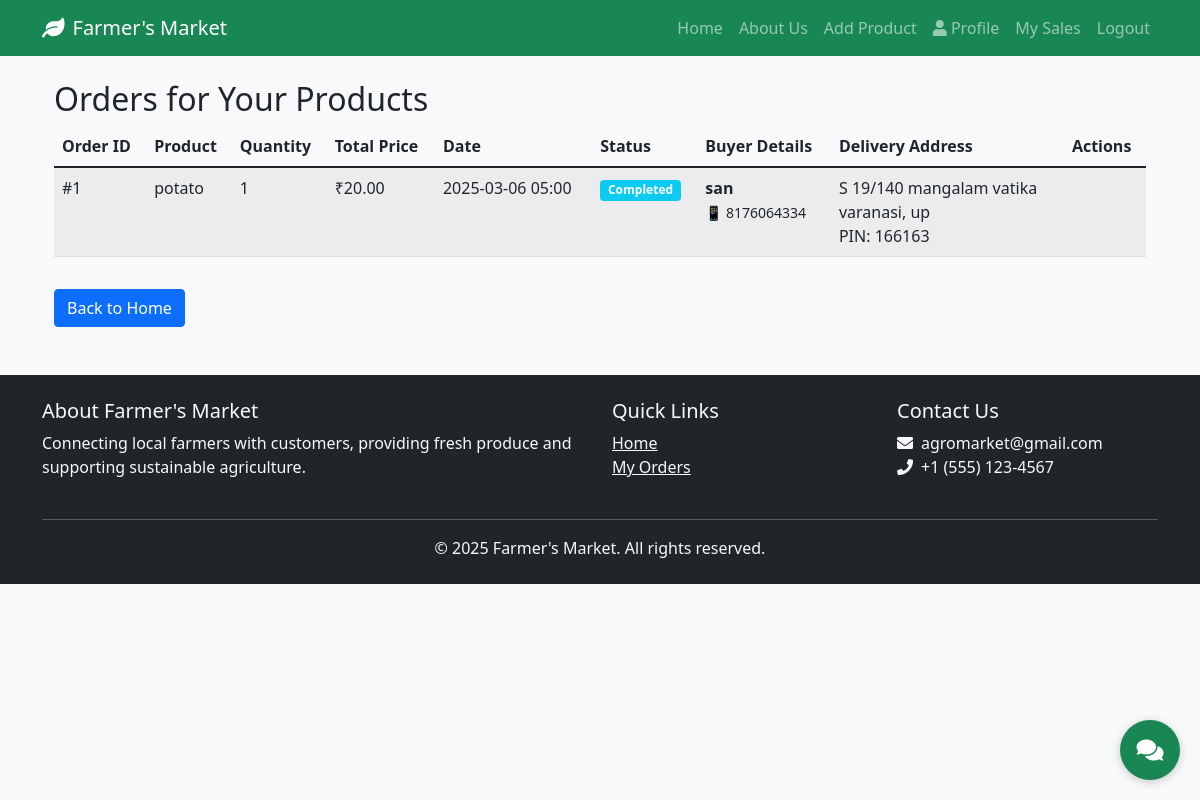
Screenshot of /my_orders (signed in) with the database file from the repository.
### app.py (models this page shows, shortened)
class Order(db.Model):
    id = db.Column(db.Integer, primary_key=True)
    product_id = db.Column(db.Integer, db.ForeignKey('product.id'), nullable=False)
    buyer_id = db.Column(db.Integer, db.ForeignKey('user.id'), nullable=False)
    quantity = db.Column(db.Integer, nullable=False)
    total_price = db.Column(db.Float, nullable=False)
    order_date = db.Column(db.DateTime, nullable=False, default=datetime.utcnow)
    status = db.Column(db.String(20), nullable=False, default='pending')
    delivery_street = db.Column(db.String(200))
    delivery_city = db.Column(db.String(100))
    delivery_state = db.Column(db.String(100))
    delivery_pincode = db.Column(db.String(6))
    delivery_phone = db.Column(db.String(10))
    product = db.relationship('Product', backref='orders')
    buyer = db.relationship('User', backref='purchases')
    STATUS_PENDING = 'pending'
    STATUS_ACCEPTED = 'accepted'
    STATUS_REJECTED = 'rejected'
    STATUS_COMPLETED = 'completed'

class Product(db.Model):
    id = db.Column(db.Integer, primary_key=True)
    name = db.Column(db.String(100), nullable=False)
    description = db.Column(db.Text, nullable=False)
    price = db.Column(db.Float, nullable=False)
    quantity = db.Column(db.Integer, nullable=False)
    category = db.Column(db.String(50), nullable=False)
    image_url = db.Column(db.String(200))
    seller_id = db.Column(db.Integer, db.ForeignKey('user.id'), nullable=False)

class User(UserMixin, db.Model):
    id = db.Column(db.Integer, primary_key=True)
    username = db.Column(db.String(80), unique=True, nullable=False)
    email = db.Column(db.String(120), unique=True, nullable=False)
    password_hash = db.Column(db.String(120), nullable=False)
    is_farmer = db.Column(db.Boolean, default=False)
    street_address = db.Column(db.String(200))
    city = db.Column(db.String(100))
    state = db.Column(db.String(100))
    pincode = db.Column(db.String(6))
    phone = db.Column(db.String(10))
    products = db.relationship('Product', backref='seller', lazy=True)
    chat_messages = db.relationship('ChatMessage', backref='user', lazy=True)

### app.py (the view)
@app.route('/my_orders')
@login_required
def my_orders():
    if current_user.is_farmer:
        products = Product.query.filter_by(seller_id=current_user.id).all()
        product_ids = [p.id for p in products]
        orders = Order.query.filter(Order.product_id.in_(product_ids)).all()
    else:
        orders = Order.query.filter_by(buyer_id=current_user.id).all()
    return render_template('my_order.html', orders=orders)

### app.py (called while the page is built)
@login_manager.user_loader
def load_user(user_id):
    return User.query.get(int(user_id))

### templates/my_order.html (shortened to what this page needs)
{% extends "base.html" %}
{% block content %}
<div class="container mt-4">
    <h2>{% if current_user.is_farmer %}Orders for Your Products{% else %}My Orders{% endif %}</h2>
    {% if orders %}
    <div class="table-responsive">
        <table class="table table-striped">
            <thead>
                <tr>
                    <th>Order ID</th>
                    <th>Product</th>
                    <th>Quantity</th>
                    <th>Total Price</th>
                    <th>Date</th>
                    <th>Status</th>
                    {% if current_user.is_farmer %}
                    <th>Buyer Details</th>
                    <th>Delivery Address</th>
                    <th>Actions</th>
                    {% endif %}
                </tr>
            </thead>
            <tbody>
                {% for order in orders %}
                <tr>
                    <td>#{{ order.id }}</td>
                    <td>{{ order.product.name }}</td>
                    <td>{{ order.quantity }}</td>
                    <td>₹{{ "%.2f"|format(order.total_price) }}</td>
                    <td>{{ order.order_date.strftime('%Y-%m-%d %H:%M') }}</td>
                    <td>
                        <span class="badge {% if order.status == 'pending' %}bg-warning
                            {% elif order.status == 'accepted' %}bg-success
                            {% elif order.status == 'rejected' %}bg-danger
                            {% elif order.status == 'completed' %}bg-info
                            {% endif %}">
                            {{ order.status|title }}
                        </span>
                    </td>
                    {% if current_user.is_farmer %}
                    <td>
                        <strong>{{ order.buyer.username }}</strong><br>
                        <small>📱 {{ order.delivery_phone }}</small>
                    </td>
                    <td>
                        {{ order.delivery_street }}<br>
                        {{ order.delivery_city }}, {{ order.delivery_state }}<br>
                        PIN: {{ order.delivery_pincode }}
                    </td>
                    <td>
                    </td>
                    {% endif %}
                </tr>
                {% endfor %}
            </tbody>
        </table>
    </div>
    {% else %}
    <p class="text-muted">No orders found.</p>
    {% endif %}
    <a href="{{ url_for('home') }}" class="btn btn-primary mt-3">Back to Home</a>
</div>
{% endblock %}

### static/css/style.css (style rules this page uses)
body { background-color: #f8f9fa; }

### rows the page displays
Order: id "1", product.name "potato", quantity "1", total_price "20.00", order_date "2025-03-06 05:00", status "Completed", buyer.username "san", delivery_phone "8176064334", delivery_street "S 19/140 mangalam vatika", delivery_city "varanasi", delivery_state "up", delivery_pincode "166163"
